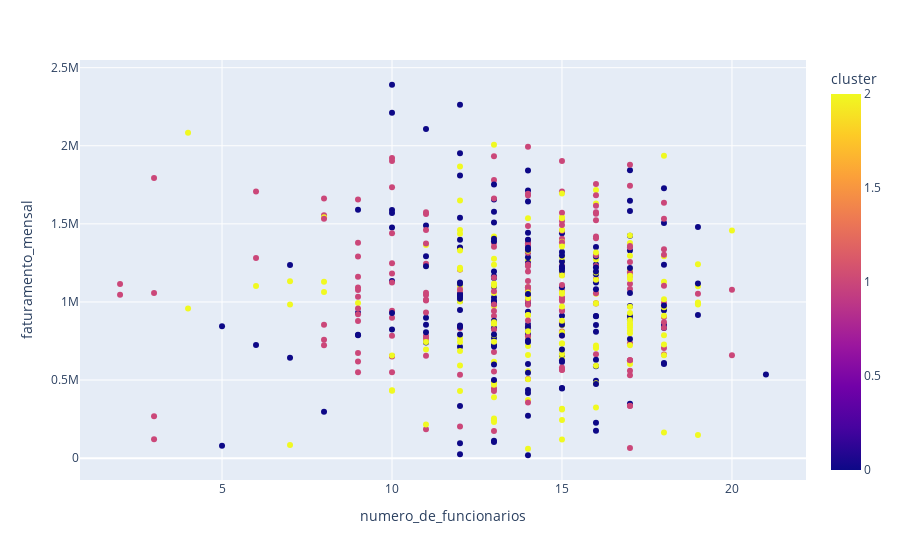

The cell this chart's notebook holds for it:
### Code cell
# Cruzar Quantidade de Funcionários e Faruramento, apresentando os clusters
px.scatter(df_clientes, x='numero_de_funcionarios', y='faturamento_mensal', color='cluster')

### Figure 1 — Plotly figure (JSON) as saved in the notebook; plotly's stock layout.template omitted (floating-point values rounded to 4 significant figures; data arrays with more than 128 entries replaced by an {"elided": "..."} marker saying what was removed)
{"data": [{"hovertemplate": "numero_de_funcionarios=%{x}<br>faturamento_mensal=%{y}<br>cluster=%{marker.color}<extra></extra>", "legendgroup": "", "marker": {"color": {"elided": "500 int values"}, "coloraxis": "coloraxis", "symbol": "circle"}, "mode": "markers", "name": "", "orientation": "v", "showlegend": false, "type": "scatter", "x": {"elided": "500 int values"}, "xaxis": "x", "y": {"elided": "500 float values"}, "yaxis": "y"}], "layout": {"coloraxis": {"colorbar": {"title": {"text": "cluster"}}, "colorscale": [[0, "#0d0887"], [0.1111, "#46039f"], [0.2222, "#7201a8"], [0.3333, "#9c179e"], [0.4444, "#bd3786"], [0.5556, "#d8576b"], [0.6667, "#ed7953"], [0.7778, "#fb9f3a"], [0.8889, "#fdca26"], [1, "#f0f921"]]}, "legend": {"tracegroupgap": 0}, "margin": {"t": 60}, "xaxis": {"anchor": "y", "domain": [0, 1], "title": {"text": "numero_de_funcionarios"}}, "yaxis": {"anchor": "x", "domain": [0, 1], "title": {"text": "faturamento_mensal"}}}}
